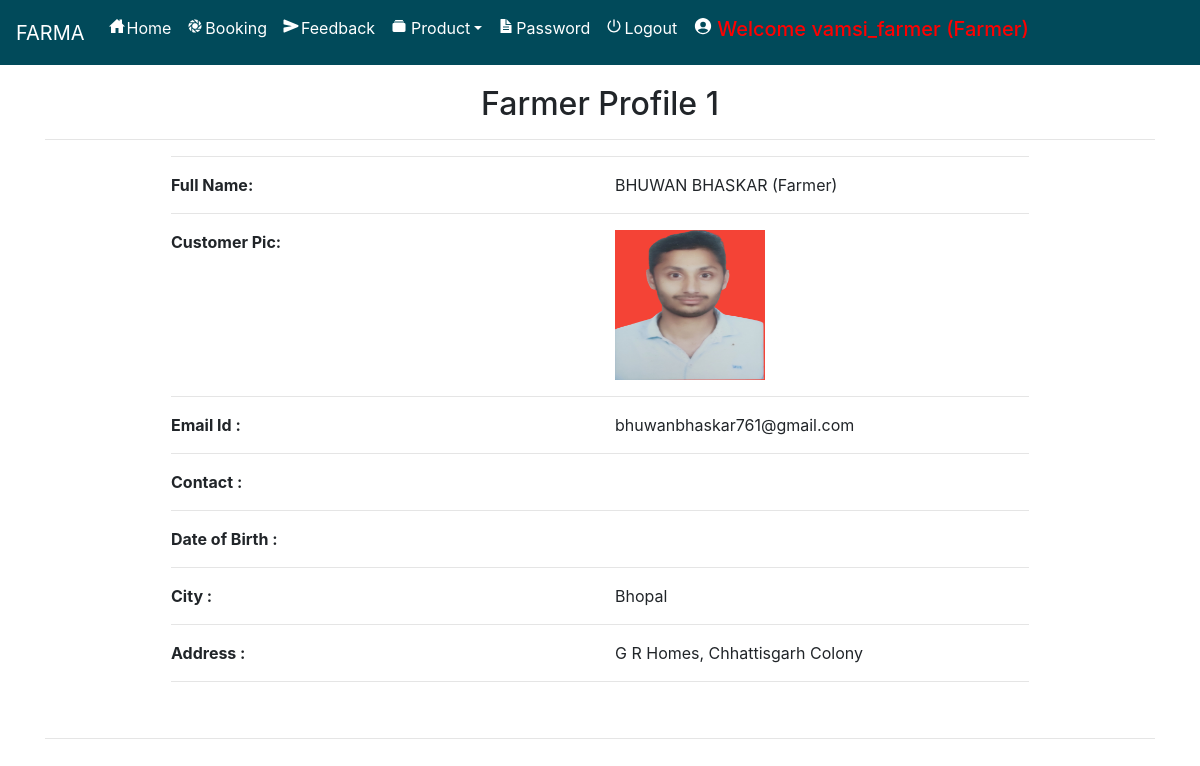
/farmer_detail/1 (signed in), run on the app's committed database.
### farmerapp/models.py (models this page shows, shortened)
class Profile(models.Model):
    user = models.ForeignKey(User, on_delete=models.CASCADE, null=True)
    city = models.CharField(max_length=30, null=True)
    address = models.CharField(max_length=50, null=True)
    user_type = models.CharField(max_length=10, null=True)
    status =  models.CharField(max_length=30, null=True, default="Pending")
    image = models.FileField(null=True)

### farmerapp/views.py (the view)
# urls.py: path('farmer_detail/<int:pid>', farmer_detail, name='farmer_detail'),
def farmer_detail(request, pid):
    if not request.user.is_authenticated:
        return redirect('login')
    book = Booking.objects.get(id=pid)
    username = book.farmer[1:][:-1].replace(" ", "")
    if ',' in username:
        username = username.split(',')
    else:
        username = [username]
    print("All User before = ", username)
    all_user = [i[1:][:-1] for i in username]
    print("My Ysername", all_user)
    all_profile = Profile.objects.filter(user__username__in=all_user)
    d={ 'all_profile':all_profile}
    return render(request,'farmer_detail.html',d)

### farmerapp/templates/farmer_detail.html (shortened to what this page needs)
{% extends 'navigation.html' %}
{% load static %}
{% block body %}
<div class="container">
    {% for pro in all_profile %}
    <h2 style="margin-top:20px" align="center">Farmer Profile {{forloop.counter}}</h2><hr>
<div  class="container-fluid" style="width:80%;margin-bottom:5%">
    <hr><div class="row">
        <div class="col-md-6">
            <strong>Full Name:</strong>
        </div>
        <div class="col-md-6">
            {{pro.user.first_name}} {{pro.user.last_name}} {% if pro.user_type == 'Seller' %}(Farmer){% endif %}
        </div>
    </div><hr>
     <div class="row">
        <div class="col-md-6">
            <strong>Customer Pic:</strong>
        </div>
        <div class="col-md-6">
           <img src="{{pro.image.url}}" style="width:150px;height:150px">
        </div>
    </div><hr>
    <div class="row">
        <div class="col-md-6">
            <strong>Email Id :</strong>
        </div>
        <div class="col-md-6">
            {{pro.user.email}}
        </div>
    </div><hr>
     <div class="row">
        <div class="col-md-6">
            <strong>Contact :</strong>
        </div>
        <div class="col-md-6">
        </div>
     </div><hr>
    <div class="row">
        <div class="col-md-6">
            <strong>Date of Birth :</strong>
        </div>
        <div class="col-md-6">
        </div>
    </div><hr>
     <div class="row">
        <div class="col-md-6">
            <strong>City :</strong>
        </div>
        <div class="col-md-6">
            {{pro.city}}
        </div>
     </div><hr><div class="row">
        <div class="col-md-6">
            <strong>Address :</strong>
        </div>
        <div class="col-md-6">
            {{pro.address}}
        </div>
    </div><hr>
</div>
<hr>
{% endfor %}
</div>
{% endblock %}

### farmerapp/templates/navigation.html (shortened to what this page needs)
<!DOCTYPE html>
<html lang="en">
<head>
    {% load static %}
     <link rel="stylesheet" href="https://maxcdn.bootstrapcdn.com/bootstrap/4.0.0/css/bootstrap.min.css">
  <link rel = stylesheet href = "//cdn.datatables.net/1.10.19/css/jquery.dataTables.min.css">
<link rel="stylesheet" href="https://cdnjs.cloudflare.com/ajax/libs/font-awesome/4.7.0/css/font-awesome.min.css">
</head>
<body style="background-color:white">
<nav class="navbar navbar-expand-sm" style="background-color:rgb(1, 74, 90)">
  <a class="navbar-brand" href="#" style="color:White">FARMA</a>
  <ul class="navbar-nav">
    {% if request.user.username %}
    {% if request.user.profile_set.all.0.user_type == "Seller" %}
    <li class="nav-item">
      <a class="nav-link" href="{% url 'home' %}" style="color:white"><ion-icon style="margin-right:2px" name="home-sharp"></ion-icon>Home</a>
    </li>
    <li class="nav-item">
      <a class="nav-link" href="{% url 'admin_viewBooking' %}" style="color:white"><ion-icon style="margin-right:2px" name="aperture"></ion-icon>Booking</a>
    </li>
    <li class="nav-item">
      <a class="nav-link" href="{% url 'send_feedback' request.user.id %}" style="color:white"><ion-icon style="margin-right:2px" name="send"></ion-icon>Feedback</a>
    </li>
    <li class="nav-item dropdown">
      <a class="nav-link dropdown-toggle" data-toggle="dropdown" href="#" role="button" aria-haspopup="true" aria-expanded="false" style="color:white"><ion-icon style="margin-right:4px" name="albums"></ion-icon>Product</a>
    </li>
    <li class="nav-item">
      <a class="nav-link" href="{% url 'change_password' %}" style="color:white"><ion-icon style="margin-right:2px" name="document-text-sharp"></ion-icon>Password</a>
    </li>
    {% endif %}
    {% endif %}
    {% if request.user.is_authenticated %}
    <li class="nav-item">
    <a class="nav-link" href="/logoutuser" style="color:white"><ion-icon style="margin-right:2px" name="power-sharp"></ion-icon>Logout</a>
    </li>
    {% if not request.user.is_staff %}
    <li class="nav-item">
      <a href="{% url 'profile' request.user.id %}"><h5 class="nav-link" style="color:red"><ion-icon style="margin-right:4px;color:white" name="person-circle-sharp"></ion-icon>Welcome {{request.user.username}} {% if request.user.profile_set.all.0.user_type == 'Seller' %}(Farmer){% endif %}</h5>
      </a></li>
    {% else %}
    <li class="nav-item">
      <h5  class="nav-link" style="color:red"><ion-icon style="margin-right:4px;color:white" name="person-circle-sharp"></ion-icon>Welcome {{request.user.username}} {% if request.user.profile_set.all.0.user_type == 'Seller' %}(Farmer){% endif %}</h5>
    </li>
    {% endif %}
    {% endif %}
    </ul>
</nav>
{% block body %}
{% endblock %}
</body></html>

### farmerapp/templates/navigation.html (style rules this page uses)
* { box-sizing: border-box; }

### data on the page
Profile: user.first_name "BHUWAN", user.last_name "BHASKAR", user_type "(Farmer)", image (picture), user.email "bhuwanbhaskar761@gmail.com", city "Bhopal", address "G R Homes, Chhattisgarh Colony"

### other printed values
{{ request.user.username }} "vamsi_farmer"
